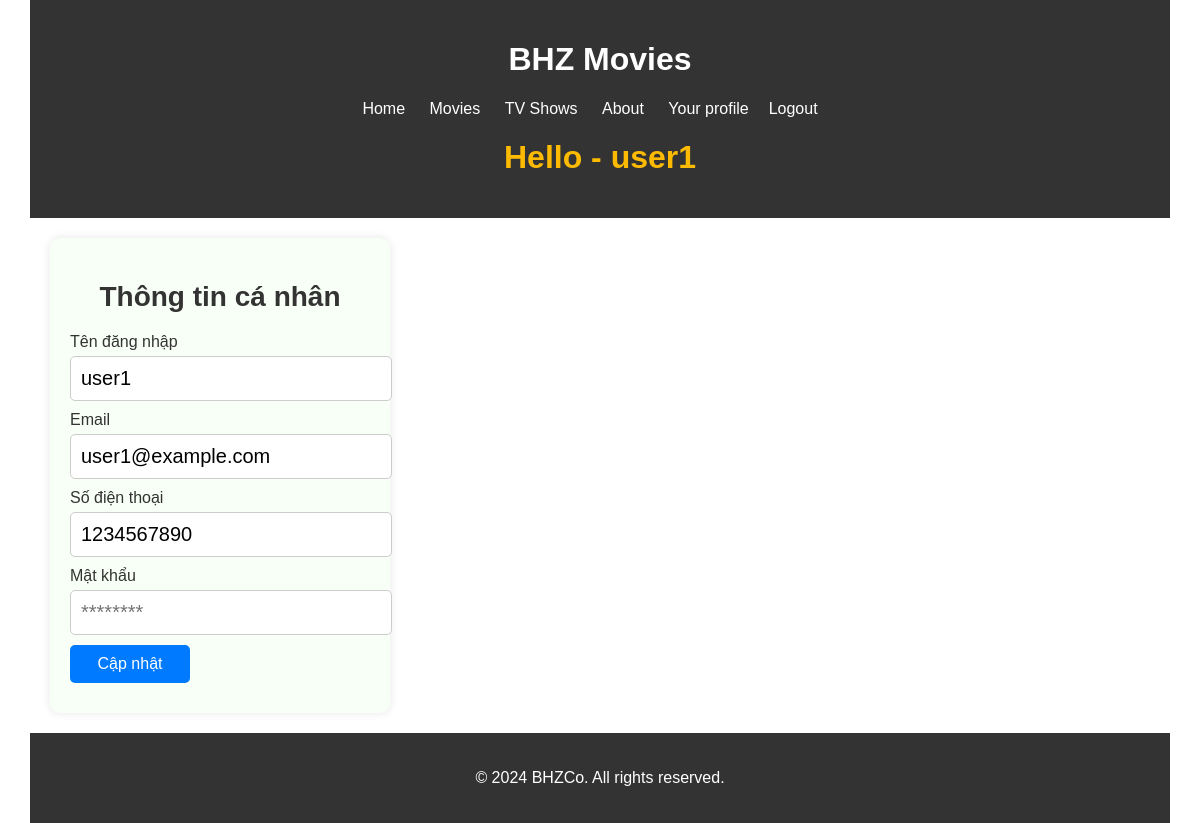
Screenshot of /index.php?page=profile (signed in) with the database file from the repository.
### tables this page shows
CREATE TABLE users (
    id INT AUTO_INCREMENT PRIMARY KEY,
    usernames VARCHAR(50) NOT NULL,
    passwords VARCHAR(255) NOT NULL,
    email VARCHAR(100) NOT NULL,
    phoneNumber VARCHAR(15),
    roles VARCHAR(50)
);

### app/model/database.php (called while the page is built, shortened)
<?php
    class Database
    {
        public $conn;
        private $stmt;
        public $servername = "localhost";
        public $username = "root";
        public $password = "";
        public $dbname = "php_phim";
        public function __construct()
        {
            try {
                $this->conn = new PDO("mysql:host=$this->servername;dbname=$this->dbname", $this->username, $this->password);
                $this->conn->setAttribute(PDO::ATTR_ERRMODE, PDO::ERRMODE_EXCEPTION);
            } catch (PDOException $e) {
                echo "Connection failed: " . $e->getMessage();
            }
        }
        public function query($sql, $params = []) {
            try {
                $this->stmt = $this->conn->prepare($sql);
                $this->stmt->execute($params);
                return $this->stmt;
            } catch (PDOException $e) {
                echo "Query failed: " . $e->getMessage();
                return false;
            }
        }
        public function getAll($sql, $params = null){
            $stm = $this->query($sql, $params);
            return  $this->stmt->fetchAll(PDO::FETCH_ASSOC);
        }
        public function getOne($sql, $params = []) {
            $stmt = $this->query($sql, $params);
            if ($stmt) {
                return $stmt->fetch(PDO::FETCH_ASSOC);
            }
            return null;
        }
    }
?>

### app/model/Movie_genre_Model.php (called while the page is built, shortened)
<?php
    class Movie_genre_Model
    {
        private $db;
        function __construct()
        {
            $this->db = new Database();
        }
        function getMovieList(){
            $sql = "SELECT * FROM movie_list";
            return $this->db->getAll($sql);
        }
    }
?>

### app/controller/MovieController.php (called while the page is built, shortened)
<?php
class MovieController
{
    public $data = [];
    public function __construct()
    {
        $movie = new Movie_genre_Model();
        $this->listmovie = $movie->getMovielist();
    }
    public function renderView($view, $data = [])
    {
        extract($this->data);
        $view = 'app/view/' . $view . '.php';
        require_once $view;
    }
    public function viewProfile()
    {
        $user = new Users();
        $profile = $user->getUser($_SESSION['user']['id']);
        return $profile;
    }
}

### app/model/users.php (called while the page is built, shortened)
<?php
    class Users{
        public $db;
        public function __construct(){
            $this->db = new Database();
        }
        function getUser($id){
            $sql = "SELECT * FROM users WHERE id = :id";
            return $this->db->getOne($sql, ['id' => $id]);
        }
    }
?>

### app/view/profile.php (the view, shortened to what this page needs)
<?php
$model = new MovieController();
$profile = $model->viewProfile();
if ($profile) {
    echo '<section>';
    echo '<h2>Thông tin cá nhân</h2>';
    echo
    '<form action="" method="post">
        <label for="usernames">Tên đăng nhập</label>
        <input type="text" name="usernames" placeholder="Tên đăng nhập" value="'.htmlspecialchars($profile['usernames']).'">
        <label for="email">Email</label>
        <input type="text" name="email" placeholder="Email" value="'.htmlspecialchars($profile['email']).'">
        <label for="phoneNumber">Số điện thoại</label>
        <input type="text" name="phoneNumber" placeholder="Số điện thoại" value="'.htmlspecialchars($profile['phoneNumber']).'">
        <label for="password">Mật khẩu</label>
        <input type="password" name="password" placeholder="********">
        <input type="hidden" name="id" value="'.htmlspecialchars($profile['id']).'">
        <input type="submit" name="update" value="Cập nhật">
    </form>';
    echo '</section>';
} else {
    echo '<p class="message">User session not found. Please <a href="index.php?action=signin">sign in</a>.</p>';
}
?>

### public/css/style.css (style rules this page uses)
body { font-family: Arial, sans-serif; margin: 0; padding:0 30px; }
section { margin-bottom: 30px; }
h2 { color: #333; }

### app/view/profile.php (style rules this page uses)
section { background-color: #f8fff6; padding: 20px; margin: 20px; border-radius: 10px; box-shadow: 0 0 10px rgba(0, 0, 0, 0.1); width: 300px; text-align: left; }
section h2 { text-align: center; color: #333; font-size: 28px; margin-bottom: 20px; }
section label { display: block; color: #333; font-size: 16px; margin-bottom: 5px; }
section input[type="text"], section input[type="password"], section input[type="submit"] { width: 100%; padding: 10px; margin-bottom: 10px; border: 1px solid #ccc; border-radius: 5px; font-size: 20px; }
section input[type="submit"] { background-color: #007BFF; color: #fff; width: 40%; font-size: 16px; border: none; cursor: pointer; }

### rows the page displays
users: usernames "user1", email "user1@example.com", phoneNumber "1234567890"

### other values shown
$_SESSION['user']['usernames'] "user1"
